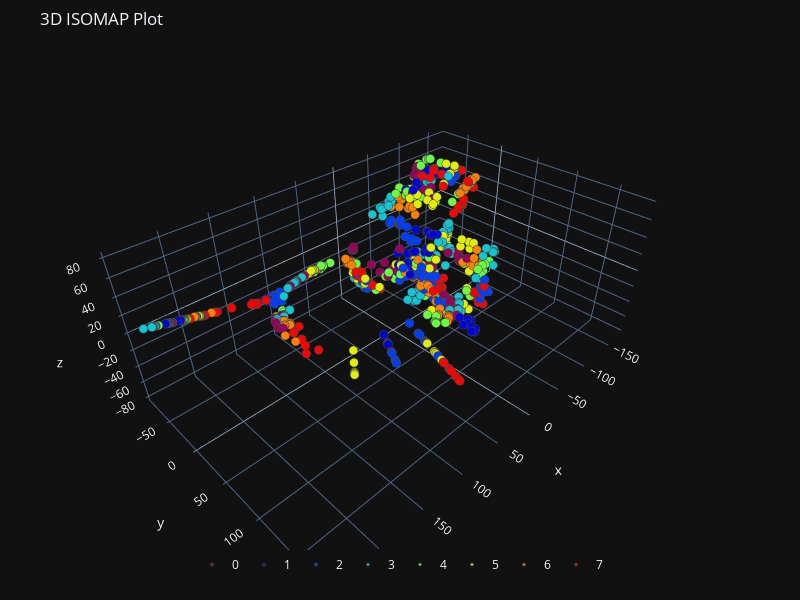

Source (notebook cell):
### Markdown cell above
### ISOMAP

Isometric Mapping is one of the earliest non-linear manifold learning algorithm, and it seeks a lower-dimensional embedding which maintains geodesic distances between all points. This ensures that the structure of the data in the lower-dimensional space is as close as possible to the structure of the data in the original high-dimensional space.

### Code cell
from sklearn.manifold import Isomap
x = masks[subject_id]

embedding = Isomap(n_components=3, n_neighbors= 5)
manifold = embedding.fit_transform(x)


plot_3d(manifold[:, 0],
        manifold[:, 1],
        manifold[:, 2],
        path = os.path.join(explanatory_fMRI_dir, 'isomap_3d.png'),
        y = categories[subject_id],
        title="3D ISOMAP Plot")
